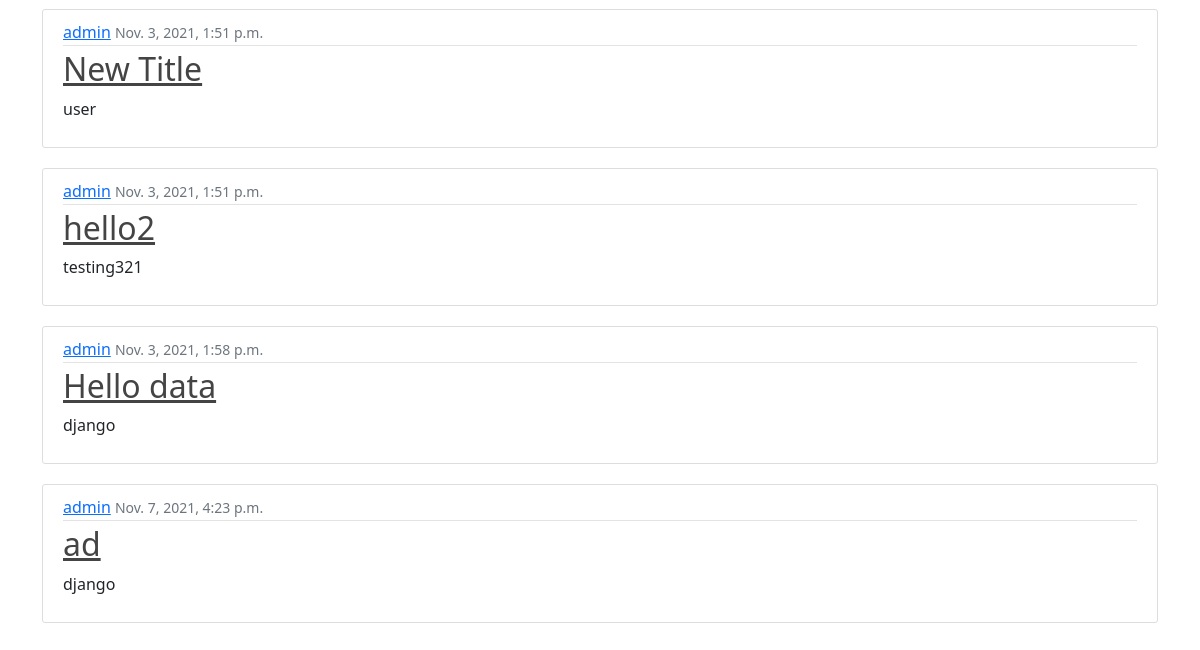
The app's page / (lower part), older data.
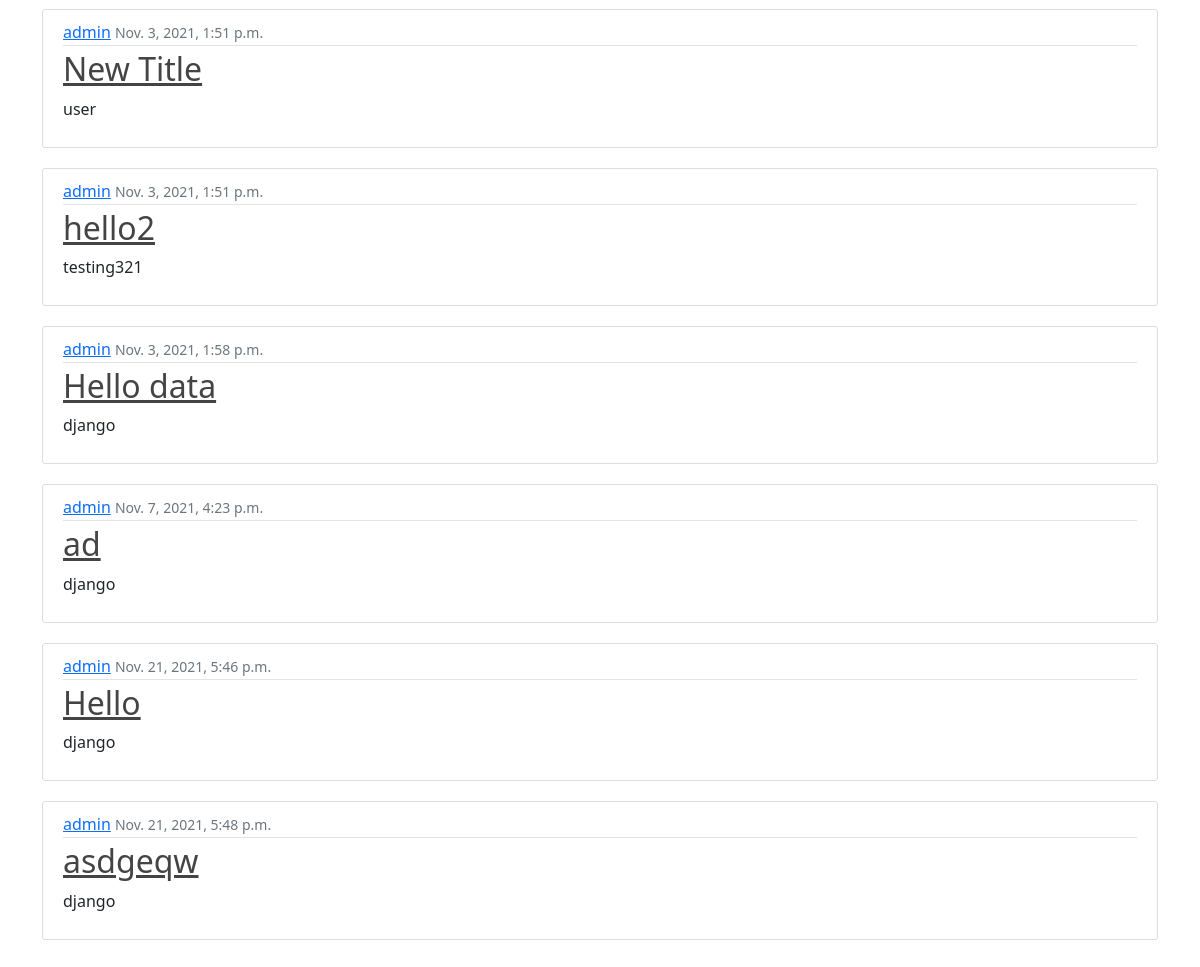
The same page, newer data.
### main/models.py (models this page shows, shortened)
class Content(models.Model):
    user = models.ForeignKey(User, on_delete=models.SET_NULL, null=True) # user --> content (one to many)
    title = models.CharField(max_length=150)
    text = models.TextField()
    tags = models.ManyToManyField("Tag")
    """
    Content Tag
    1        2
    1        3
    2        4
    5        4
    3        2
    """
    date_created = models.DateTimeField(auto_now_add=True)  # when created,
    last_updated = models.DateTimeField(auto_now=True)

### main/views.py (the view)
# urls.py: path("", views.IndexPageView.as_view(), name="index_page"),
class IndexPageView(ListView):
    template_name = "main/index.html"
    context_object_name = "posts"
    def get_queryset(self):
        qs = Content.objects.all()
        return qs

### Templates/main/index.html (shortened to what this page needs)
{% extends "Components/base.html" %}
{% load static  %}
{% block body %}
    <div class="container">
        {% for post in posts %}
            <article class="media content-section">
                <div class="media-body">
                    <div class="article-metadata">
                        <a class="mr-2" href="#">{{ post.user }}</a>
                        <small class="text-muted">{{ post.last_updated }}</small>
                    </div>
                    <h2>
                        <a class="article-title"
                        href="{% url 'content_detail' id=post.id %}">{{ post.title }}</a>
                    </h2>
                    <p class="article-content">{{ post.text }}</p>
                </div>
            </article>
        {% endfor %}
    </div>
{% endblock body %}

### Templates/Components/base.html (shortened to what this page needs)
{% load static %}
<!doctype html>
<html lang="en">
  <head>
    <link rel="stylesheet" href="{% static 'css/main.css' %}">
    <link href="https://cdn.jsdelivr.net/npm/bootstrap@5.1.3/dist/css/bootstrap.min.css" rel="stylesheet">
  </head>
  <body>
    <div class="all-contents">
      {% block body %}
      {% endblock body %}
    </div>
  </body>
</html>

### static/css/main.css (style rules this page uses)
body { background: #fafafa; color: #333333; margin: 2px 2px 2px 2px; }
h1, h2, h3, h4, h5, h6 { color: #444444; }
.content-section { background: #ffffff; padding: 10px 20px; border: 1px solid #dddddd; border-radius: 3px; margin-bottom: 20px; }
.article-title { color: #444444; }
.article-content { white-space: pre-line; }
.article-metadata { padding-bottom: 1px; margin-bottom: 4px; border-bottom: 1px solid #e3e3e3 }
.all-contents { margin-top: 15px; }

Row changes from the older to the newer data that the page shows:
added Content: user "admin", last_updated "Nov. 21, 2021, 5:46 p.m.", title "Hello", text "django"
added Content: user "admin", last_updated "Nov. 21, 2021, 5:48 p.m.", title "asdgeqw", text "django"
